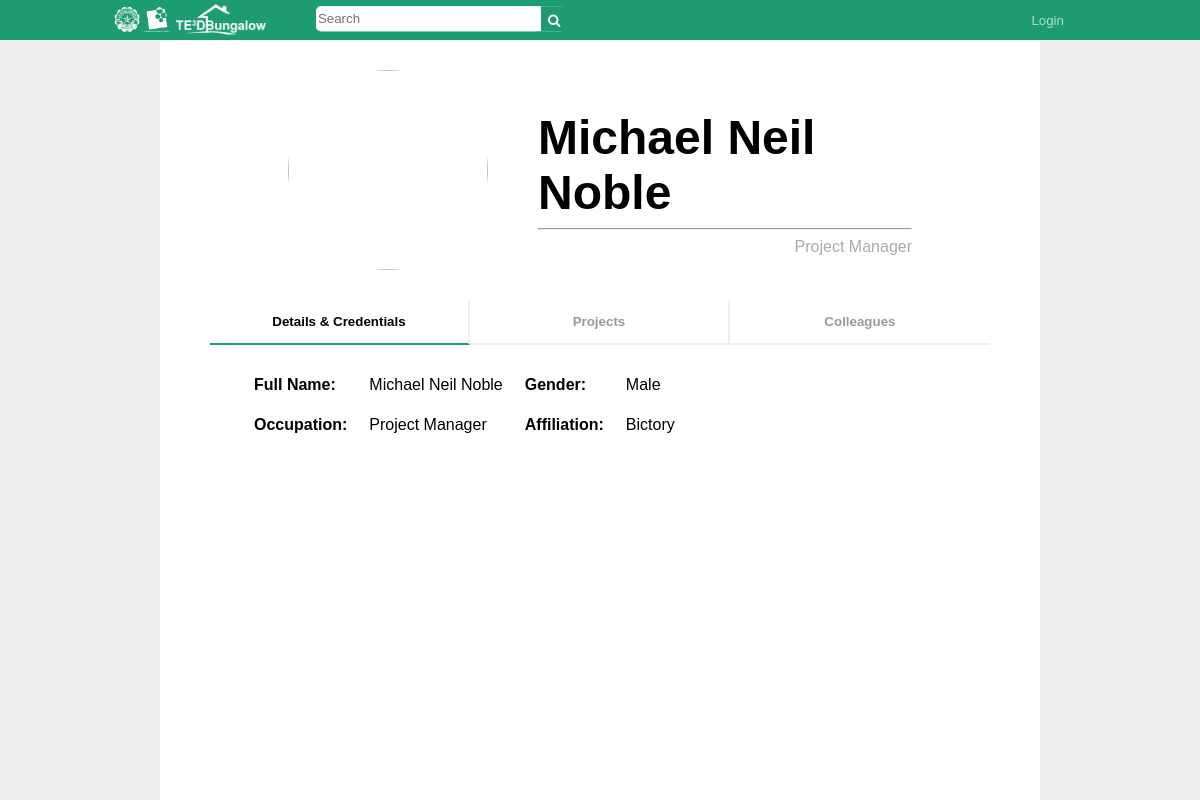
Screenshot of /profile.php?mID=1 with the database file from the repository.
### tables this page shows
CREATE TABLE `users` (
  `uName` varchar(45) NOT NULL,
  `uPass` varchar(15) NOT NULL,
  `uID` int(11) NOT NULL AUTO_INCREMENT,
  `uType` int(11) NOT NULL,
  `uFName` varchar(45) NOT NULL,
  `uLName` varchar(45) NOT NULL,
  `uGender` varchar(10) NOT NULL,
  `uOccupation` varchar(30) NOT NULL,
  `uAffiliation` varchar(50) NOT NULL,
  `uActive` int(1) NOT NULL DEFAULT '1',
  PRIMARY KEY (`uID`)
);

### html/profile.php (the view, shortened to what this page needs)
<?php
    include '../php/dbh.php';
?>
<!DOCTYPE html>
<html>
  <link rel="stylesheet" href="https://cdnjs.cloudflare.com/ajax/libs/font-awesome/4.7.0/css/font-awesome.min.css">
  <link rel="stylesheet" href="../css/style.css">
  <?php
    $mID = $_GET['mID'];
    $query = 'SELECT * FROM users WHERE uID = ' .$mID;
    $result = mysqli_query($conn, $query);
    $user = mysqli_fetch_assoc($result);
  ?>
</head>
<body>
  <div id="toolbar">
    <div id="logo">
      <img src="../images/dlsu_logo_w.png" height="30px">
      <a href="index.php"><img src="../images/logo_full.png" height="30px"></a>
    </div>
    <div id="searchBar">
      <form action="search.php" method="POST">
        <input id="searchTerm" type="text" name="search-field" placeholder="Search"/>
        <button id="searchButton" type="submit" name="search-button">
          <i class="fa fa-search"></i>
        </button>
      </form>
    </div>
    <?php
      $uli = '0';
      if(isset($_COOKIE['loggedIn'])){
        $uli = $_COOKIE['loggedIn'];
        $uID = $_COOKIE['uID'];
        $uType = $_COOKIE['accType'];
        if($uli == '1'){
          echo "<ul id=\"toolbarButtons\">
                  <li><button id=\"userName\" class=\"toolbarButton\" onclick=\"location.href='profile.php?mID=".$_COOKIE['uID']."&isUser=1';\">".$_COOKIE['uFName']." ".$_COOKIE['uLName']."</button></li>
                  <li><button class=\"toolbarButton\" onclick=\"location.href='../php/logOut.php'\">Logout</button></li>
                </ul>";
        }else{
          echo "<ul id=\"toolbarButtons\">
                  <li><button class=\"toolbarButton\" name=\"li1\" onclick=\"openLogin();\">Login</button></li>
                </ul>";
        }
      }else{
          echo "<ul id=\"toolbarButtons\">
                  <li><button class=\"toolbarButton\" name=\"".$uli."\" onclick=\"openLogin();\">Login</button></li>
                </ul>";
      }
    ?>
  </div>
  <div id="wrap">
    <div id="pageHead">
      <?php
        echo "
          <img class='pageLogo' src='../images/userImages/".$user['uID'].".'>
          <p id=\"pageTitle\" <h1>".$user['uFName']." ".$user['uLName']."</h1>";
      ?>
      <hr>
      <p class="pageLegend">
        <?php
          echo $user['uOccupation'];
        ?>
      </p>
    </div>
    <div id="tabButtons">
      <button id="defaultOpen" class="tabButton" onclick="openTab(event, 'details')">Details & Credentials</button>
      <button class="tabButton" onclick="openTab(event, 'projects')">Projects</button>
      <button class="tabButton" onclick="openTab(event, 'colleagues')">Colleagues</button>
    </div>
    <div id="details" class="tabContent">
      <table>
        <tr>
          <th>Full Name:</th>
          <?php
            echo "<td>".$user['uFName']." ".$user['uLName']."</td>";
          ?>
          <th>Gender:</th>
          <?php
            echo "<td>".$user['uGender']."</td>";
          ?>
        </tr>
        <tr>
          <th>Occupation:</th>
          <?php
            echo "<td>".$user['uOccupation']."</td>";
          ?>
          <th>Affiliation:</th>
          <?php
            echo "<td>".$user['uAffiliation']."</td>";
          ?>
        </tr>
      </table>
    </div>
  <div id="wrapbg">
  </div>
</body>
</html>

### css/style.css (style rules this page uses)
html, body { background: #eeeeee; font-family: Arial, Helvetica, sans-serif; height: 100%; margin: 0; overflow-y: overlay; }
#toolbar { background: #1d9b72; box-sizing: border-box; height: 40px; line-height: 40px; top: 0; padding: 0 8% 0 6%; position: fixed; width: 100%; z-index: 2; }
#logo { display: inline-block; float: left; margin: 0 50px 0 40px; padding: 0; transform: translateY(10%); }
#searchBar { background: #fff; border-radius: 5px; display: inline-block; height: 25px; margin: 0; padding: 0; position: relative; transform: translateY(25%); width: 250px; }
#searchTerm { border: none; border-radius: 5px; float: left; height: 21px; margin: 0; outline: none; padding: 2px; width: 221px; }
#searchButton { background: #1d9b72; border: none; color: #fff; cursor: pointer; float: right; height: 25px; margin: 0; outline: none; width: 25px; }
#toolbarButtons { list-style-type: none; float: right; margin: 0; padding: 0; }
#toolbarButtons li { float: left; margin: 0; padding: 0; }
#wrap { background: #fff; margin: 0 auto; padding: 50px; width: 65%; z-index: 1; }
#wrapbg { background: #fff; display: block; height: 100%; left: 0; margin: 0 auto; padding: 50px; position: fixed; right: 0; width: 65%; z-index: 0; }
#pageHead { display: block; margin: 0 auto 10px auto; min-height: 200px; padding: 20px; position: relative; width: 80%; }
.pageLogo { border-radius: 200px; float: left; height: 200px; margin: 0 50px 0 0; width: 200px; }
#tabButtons { display: inline-block; height: 50px; margin: 0 auto 0 auto; width: 100%; }
#tabButtons button.active { border-bottom: 2px solid #1d9b72; color: #000; }
#details table { margin: 0 0 0 20px; border-color: collapse; text-align: left; }
#details th, td { padding: 10px; }
.toolbarButton { background: #1d9b72; border: none; color: #b0ddce; cursor: pointer; height: 35px; margin: 0 20px 0 0; outline: none; padding: 0 20px 0 20px; }
.pageLegend { color: #aaa; float: right; margin: 0; }
.tabButton { background: none; border: none; border-bottom: 2px solid #eee; border-right: 2px solid #eee; color: #999; cursor: pointer; float: left; font-weight: bold; outline: none; padding: 14px 16px; width: 33.33%; }
.tabButton:last-child { border-right: none; }
.tabContent { display: none; height: 100%; padding: 10px 12px; position: relative; }
#pageTitle { display: block; font-size: 3.0em; font-weight: bold; margin: 40px 0 0 0; padding: 0; position: relative; }
button, input[type=button], input[type=submit] { background: #1d9b72; border: none; color: #b0ddce; cursor: pointer; outline: none; padding: 7px; text-align: center; }

### rows the page displays
users: uFName "Michael Neil", uLName "Noble", uOccupation "Project Manager", uGender "Male", uAffiliation "Bictory"
